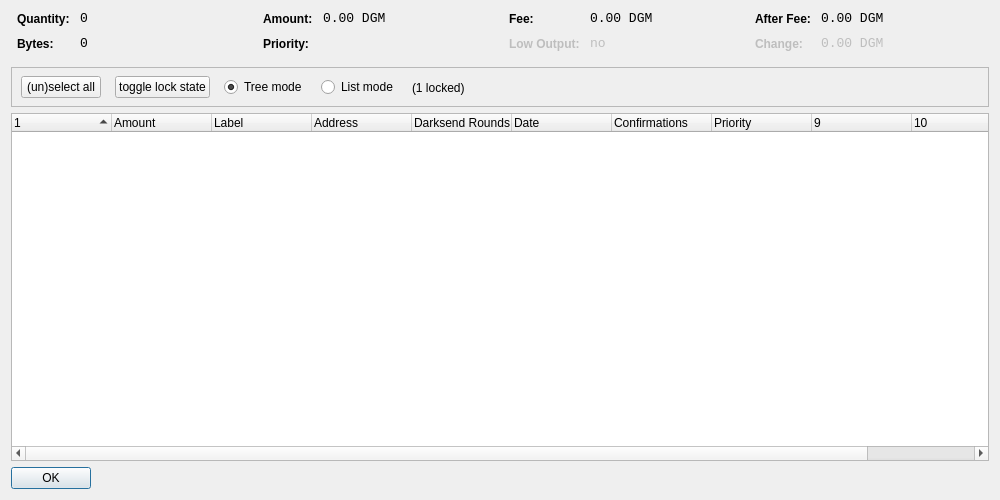
<?xml version="1.0" encoding="UTF-8"?>
<ui version="4.0">
 <class>CoinControlDialog</class>
 <widget class="QDialog" name="CoinControlDialog">
  <property name="geometry">
   <rect>
    <x>0</x>
    <y>0</y>
    <width>1000</width>
    <height>500</height>
   </rect>
  </property>
  <property name="windowTitle">
   <string>Coin Control</string>
  </property>
  <layout class="QVBoxLayout" name="verticalLayout">
   <item>
    <layout class="QHBoxLayout" name="horizontalLayoutTop" stretch="0,0,0,0">
     <property name="topMargin">
      <number>0</number>
     </property>
     <property name="bottomMargin">
      <number>10</number>
     </property>
     <item>
      <layout class="QFormLayout" name="formLayoutCoinControl1">
       <property name="horizontalSpacing">
        <number>10</number>
       </property>
       <property name="verticalSpacing">
        <number>10</number>
       </property>
       <property name="leftMargin">
        <number>6</number>
       </property>
       <property name="rightMargin">
        <number>6</number>
       </property>
       <item row="0" column="0">
        <widget class="QLabel" name="labelCoinControlQuantityText">
         <property name="styleSheet">
          <string notr="true">font-weight:bold;</string>
         </property>
         <property name="text">
          <string>Quantity:</string>
         </property>
        </widget>
       </item>
       <item row="0" column="1">
        <widget class="QLabel" name="labelCoinControlQuantity">
         <property name="font">
          <font>
           <family>Monospace</family>
           <pointsize>10</pointsize>
          </font>
         </property>
         <property name="cursor">
          <cursorShape>IBeamCursor</cursorShape>
         </property>
         <property name="contextMenuPolicy">
          <enum>Qt::ActionsContextMenu</enum>
         </property>
         <property name="text">
          <string notr="true">0</string>
         </property>
         <property name="textInteractionFlags">
          <set>Qt::LinksAccessibleByMouse|Qt::TextSelectableByKeyboard|Qt::TextSelectableByMouse</set>
         </property>
        </widget>
       </item>
       <item row="1" column="0">
        <widget class="QLabel" name="labelCoinControlBytesText">
         <property name="styleSheet">
          <string notr="true">font-weight:bold;</string>
         </property>
         <property name="text">
          <string>Bytes:</string>
         </property>
        </widget>
       </item>
       <item row="1" column="1">
        <widget class="QLabel" name="labelCoinControlBytes">
         <property name="font">
          <font>
           <family>Monospace</family>
           <pointsize>10</pointsize>
          </font>
         </property>
         <property name="cursor">
          <cursorShape>IBeamCursor</cursorShape>
         </property>
         <property name="contextMenuPolicy">
          <enum>Qt::ActionsContextMenu</enum>
         </property>
         <property name="text">
          <string notr="true">0</string>
         </property>
         <property name="textInteractionFlags">
          <set>Qt::LinksAccessibleByMouse|Qt::TextSelectableByKeyboard|Qt::TextSelectableByMouse</set>
         </property>
        </widget>
       </item>
      </layout>
     </item>
     <item>
      <layout class="QFormLayout" name="formLayoutCoinControl2">
       <property name="horizontalSpacing">
        <number>10</number>
       </property>
       <property name="verticalSpacing">
        <number>10</number>
       </property>
       <property name="leftMargin">
        <number>6</number>
       </property>
       <property name="rightMargin">
        <number>6</number>
       </property>
       <item row="0" column="0">
        <widget class="QLabel" name="labelCoinControlAmountText">
         <property name="styleSheet">
          <string notr="true">font-weight:bold;</string>
         </property>
         <property name="text">
          <string>Amount:</string>
         </property>
        </widget>
       </item>
       <item row="0" column="1">
        <widget class="QLabel" name="labelCoinControlAmount">
         <property name="font">
          <font>
           <family>Monospace</family>
           <pointsize>10</pointsize>
          </font>
         </property>
         <property name="cursor">
          <cursorShape>IBeamCursor</cursorShape>
         </property>
         <property name="contextMenuPolicy">
          <enum>Qt::ActionsContextMenu</enum>
         </property>
         <property name="text">
          <string notr="true">0.00 DGM</string>
         </property>
         <property name="textInteractionFlags">
          <set>Qt::LinksAccessibleByMouse|Qt::TextSelectableByKeyboard|Qt::TextSelectableByMouse</set>
         </property>
        </widget>
       </item>
       <item row="1" column="0">
        <widget class="QLabel" name="labelCoinControlPriorityText">
         <property name="styleSheet">
          <string notr="true">font-weight:bold;</string>
         </property>
         <property name="text">
          <string>Priority:</string>
         </property>
        </widget>
       </item>
       <item row="1" column="1">
        <widget class="QLabel" name="labelCoinControlPriority">
         <property name="font">
          <font>
           <family>Monospace</family>
           <pointsize>10</pointsize>
          </font>
         </property>
         <property name="cursor">
          <cursorShape>IBeamCursor</cursorShape>
         </property>
         <property name="contextMenuPolicy">
          <enum>Qt::ActionsContextMenu</enum>
         </property>
         <property name="text">
          <string/>
         </property>
         <property name="textInteractionFlags">
          <set>Qt::LinksAccessibleByMouse|Qt::TextSelectableByKeyboard|Qt::TextSelectableByMouse</set>
         </property>
        </widget>
       </item>
      </layout>
     </item>
     <item>
      <layout class="QFormLayout" name="formLayoutCoinControl3">
       <property name="horizontalSpacing">
        <number>10</number>
       </property>
       <property name="verticalSpacing">
        <number>10</number>
       </property>
       <property name="leftMargin">
        <number>6</number>
       </property>
       <property name="rightMargin">
        <number>6</number>
       </property>
       <item row="0" column="0">
        <widget class="QLabel" name="labelCoinControlFeeText">
         <property name="styleSheet">
          <string notr="true">font-weight:bold;</string>
         </property>
         <property name="text">
          <string>Fee:</string>
         </property>
        </widget>
       </item>
       <item row="0" column="1">
        <widget class="QLabel" name="labelCoinControlFee">
         <property name="font">
          <font>
           <family>Monospace</family>
           <pointsize>10</pointsize>
          </font>
         </property>
         <property name="cursor">
          <cursorShape>IBeamCursor</cursorShape>
         </property>
         <property name="contextMenuPolicy">
          <enum>Qt::ActionsContextMenu</enum>
         </property>
         <property name="text">
          <string notr="true">0.00 DGM</string>
         </property>
         <property name="textInteractionFlags">
          <set>Qt::LinksAccessibleByMouse|Qt::TextSelectableByKeyboard|Qt::TextSelectableByMouse</set>
         </property>
        </widget>
       </item>
       <item row="1" column="0">
        <widget class="QLabel" name="labelCoinControlLowOutputText">
         <property name="enabled">
          <bool>false</bool>
         </property>
         <property name="styleSheet">
          <string notr="true">font-weight:bold;</string>
         </property>
         <property name="text">
          <string>Low Output:</string>
         </property>
        </widget>
       </item>
       <item row="1" column="1">
        <widget class="QLabel" name="labelCoinControlLowOutput">
         <property name="enabled">
          <bool>false</bool>
         </property>
         <property name="font">
          <font>
           <family>Monospace</family>
           <pointsize>10</pointsize>
          </font>
         </property>
         <property name="cursor">
          <cursorShape>IBeamCursor</cursorShape>
         </property>
         <property name="contextMenuPolicy">
          <enum>Qt::ActionsContextMenu</enum>
         </property>
         <property name="text">
          <string notr="true">no</string>
         </property>
         <property name="textInteractionFlags">
          <set>Qt::LinksAccessibleByMouse|Qt::TextSelectableByKeyboard|Qt::TextSelectableByMouse</set>
         </property>
        </widget>
       </item>
      </layout>
     </item>
     <item>
      <layout class="QFormLayout" name="formLayoutCoinControl4">
       <property name="horizontalSpacing">
        <number>10</number>
       </property>
       <property name="verticalSpacing">
        <number>10</number>
       </property>
       <property name="leftMargin">
        <number>6</number>
       </property>
       <property name="rightMargin">
        <number>6</number>
       </property>
       <item row="0" column="0">
        <widget class="QLabel" name="labelCoinControlAfterFeeText">
         <property name="styleSheet">
          <string notr="true">font-weight:bold;</string>
         </property>
         <property name="text">
          <string>After Fee:</string>
         </property>
        </widget>
       </item>
       <item row="0" column="1">
        <widget class="QLabel" name="labelCoinControlAfterFee">
         <property name="font">
          <font>
           <family>Monospace</family>
           <pointsize>10</pointsize>
          </font>
         </property>
         <property name="cursor">
          <cursorShape>IBeamCursor</cursorShape>
         </property>
         <property name="contextMenuPolicy">
          <enum>Qt::ActionsContextMenu</enum>
         </property>
         <property name="text">
          <string notr="true">0.00 DGM</string>
         </property>
         <property name="textInteractionFlags">
          <set>Qt::LinksAccessibleByMouse|Qt::TextSelectableByKeyboard|Qt::TextSelectableByMouse</set>
         </property>
        </widget>
       </item>
       <item row="1" column="0">
        <widget class="QLabel" name="labelCoinControlChangeText">
         <property name="enabled">
          <bool>false</bool>
         </property>
         <property name="styleSheet">
          <string notr="true">font-weight:bold;</string>
         </property>
         <property name="text">
          <string>Change:</string>
         </property>
        </widget>
       </item>
       <item row="1" column="1">
        <widget class="QLabel" name="labelCoinControlChange">
         <property name="enabled">
          <bool>false</bool>
         </property>
         <property name="font">
          <font>
           <family>Monospace</family>
           <pointsize>10</pointsize>
          </font>
         </property>
         <property name="cursor">
          <cursorShape>IBeamCursor</cursorShape>
         </property>
         <property name="contextMenuPolicy">
          <enum>Qt::ActionsContextMenu</enum>
         </property>
         <property name="text">
          <string notr="true">0.00 DGM</string>
         </property>
         <property name="textInteractionFlags">
          <set>Qt::LinksAccessibleByMouse|Qt::TextSelectableByKeyboard|Qt::TextSelectableByMouse</set>
         </property>
        </widget>
       </item>
      </layout>
     </item>
    </layout>
   </item>
   <item>
    <widget class="QFrame" name="frame">
     <property name="minimumSize">
      <size>
       <width>0</width>
       <height>40</height>
      </size>
     </property>
     <property name="frameShape">
      <enum>QFrame::StyledPanel</enum>
     </property>
     <property name="frameShadow">
      <enum>QFrame::Sunken</enum>
     </property>
     <widget class="QWidget" name="horizontalLayoutWidget">
      <property name="geometry">
       <rect>
        <x>10</x>
        <y>0</y>
        <width>781</width>
        <height>41</height>
       </rect>
      </property>
      <layout class="QHBoxLayout" name="horizontalLayoutPanel" stretch="0,0,0,0,0">
       <property name="spacing">
        <number>14</number>
       </property>
       <item>
        <widget class="QPushButton" name="pushButtonSelectAll">
         <property name="sizePolicy">
          <sizepolicy hsizetype="Maximum" vsizetype="Fixed">
           <horstretch>0</horstretch>
           <verstretch>0</verstretch>
          </sizepolicy>
         </property>
         <property name="text">
          <string>(un)select all</string>
         </property>
        </widget>
       </item>
        <item>
         <widget class="QPushButton" name="pushButtonToggleLock">
          <property name="sizePolicy">
           <sizepolicy hsizetype="Maximum" vsizetype="Fixed">
            <horstretch>0</horstretch>
            <verstretch>0</verstretch>
           </sizepolicy>
          </property>
          <property name="text">
           <string>toggle lock state</string>
          </property>
          <property name="autoDefault">
           <bool>false</bool>
          </property>
         </widget>
        </item>
       <item>
        <widget class="QRadioButton" name="radioTreeMode">
         <property name="sizePolicy">
          <sizepolicy hsizetype="Maximum" vsizetype="Fixed">
           <horstretch>0</horstretch>
           <verstretch>0</verstretch>
          </sizepolicy>
         </property>
         <property name="text">
          <string>Tree mode</string>
         </property>
         <property name="checked">
          <bool>true</bool>
         </property>
        </widget>
       </item>
       <item>
        <widget class="QRadioButton" name="radioListMode">
         <property name="sizePolicy">
          <sizepolicy hsizetype="Maximum" vsizetype="Fixed">
           <horstretch>0</horstretch>
           <verstretch>0</verstretch>
          </sizepolicy>
         </property>
         <property name="text">
          <string>List mode</string>
         </property>
        </widget>
       </item>
        <item>
         <widget class="QLabel" name="labelLocked">
          <property name="text">
           <string>(1 locked)</string>
          </property>
         </widget>
        </item>
       <item>
        <spacer name="horizontalSpacer">
         <property name="orientation">
          <enum>Qt::Horizontal</enum>
         </property>
         <property name="sizeHint" stdset="0">
          <size>
           <width>40</width>
           <height>20</height>
          </size>
         </property>
        </spacer>
       </item>
      </layout>
     </widget>
    </widget>
   </item>
   <item>
    <widget class="CoinControlTreeWidget" name="treeWidget">
     <property name="contextMenuPolicy">
      <enum>Qt::CustomContextMenu</enum>
     </property>
     <property name="sortingEnabled">
      <bool>false</bool>
     </property>
     <property name="columnCount">
      <number>11</number>
     </property>
     <attribute name="headerShowSortIndicator" stdset="0">
      <bool>true</bool>
     </attribute>
     <attribute name="headerStretchLastSection">
      <bool>false</bool>
     </attribute>
     <column>
      <property name="text">
       <string/>
      </property>
     </column>
     <column>
      <property name="text">
       <string>Amount</string>
      </property>
     </column>
     <column>
      <property name="text">
       <string>Label</string>
      </property>
     </column>
     <column>
      <property name="text">
       <string>Address</string>
      </property>
     </column>
     <column>
      <property name="text">
       <string>Darksend Rounds</string>
      </property>
    </column>
     <column>
      <property name="text">
       <string>Date</string>
      </property>
     </column>
     <column>
      <property name="text">
       <string>Confirmations</string>
      </property>
      <property name="toolTip">
       <string>Confirmed</string>
      </property>
     </column>
     <column>
      <property name="text">
       <string>Priority</string>
      </property>
     </column>
     <column>
      <property name="text">
       <string/>
      </property>
     </column>
     <column>
      <property name="text">
       <string/>
      </property>
     </column>
     <column>
      <property name="text">
       <string/>
      </property>
     </column>
     <column>
      <property name="text">
       <string/>
      </property>
     </column>
    </widget>
   </item>
   <item>
    <widget class="QDialogButtonBox" name="buttonBox">
     <property name="sizePolicy">
      <sizepolicy hsizetype="Maximum" vsizetype="Fixed">
       <horstretch>0</horstretch>
       <verstretch>0</verstretch>
      </sizepolicy>
     </property>
     <property name="orientation">
      <enum>Qt::Horizontal</enum>
     </property>
     <property name="standardButtons">
      <set>QDialogButtonBox::Ok</set>
     </property>
    </widget>
   </item>
  </layout>
 </widget>
 <customwidgets>
  <customwidget>
   <class>CoinControlTreeWidget</class>
   <extends>QTreeWidget</extends>
   <header>coincontroltreewidget.h</header>
  </customwidget>
 </customwidgets>
 <resources/>
 <connections/>
</ui>
